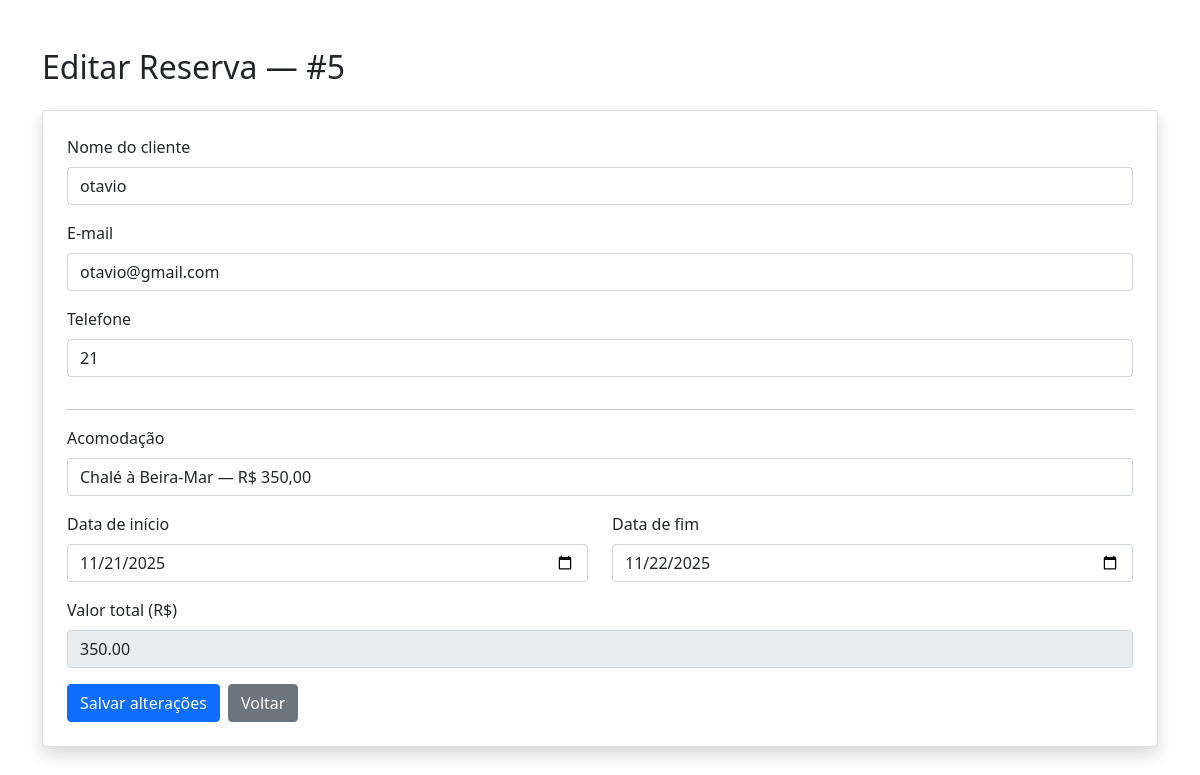
The app's page /3DAW-AV2-main/editar_reserva.php?id=5 with its own data.
### tables this page shows
CREATE TABLE `reservas` (
  `id` int(11) NOT NULL,
  `id_acomodacao` int(11) NOT NULL,
  `nome_cliente` varchar(150) NOT NULL,
  `email_cliente` varchar(150) NOT NULL,
  `telefone_cliente` varchar(30) NOT NULL,
  `data_inicio` date NOT NULL,
  `data_fim` date NOT NULL,
  `valor_total` decimal(10,2) NOT NULL,
  `data_reserva` timestamp NOT NULL DEFAULT current_timestamp()
);

### 3DAW-AV2-main/editar_reserva.php (the view, shortened to what this page needs)
<?php
require "conexao.php";
$id = intval($_GET['id']);
$stmt = $con->prepare("SELECT * FROM reservas WHERE id = ?");
$stmt->bind_param("i", $id);
$stmt->execute();
$reserva = $stmt->get_result()->fetch_assoc();
$res = $con->query("SELECT id, nome, preco FROM acomodacoes ORDER BY nome");
$acomodacoes = [];
while ($row = $res->fetch_assoc()) {
    $acomodacoes[] = $row;
}
?>
<!DOCTYPE html>
<html lang="pt-BR">
<head>
<link href="https://cdn.jsdelivr.net/npm/bootstrap@5.0.2/dist/css/bootstrap.min.css" rel="stylesheet">
</head>
<body>
<div class="container py-5">
    <h2 class="mb-4">Editar Reserva — #<?=htmlspecialchars($reserva['id'])?></h2>
    <form id="formEditar" action="atualizar_reserva.php" method="POST" class="card p-4 shadow">
        <div class="mb-3">
            <label class="form-label">Nome do cliente</label>
            <input type="text" class="form-control" name="nome_cliente" required
                   value="<?=htmlspecialchars($reserva['nome_cliente'])?>">
        </div>
        <div class="mb-3">
            <label class="form-label">E-mail</label>
            <input type="email" class="form-control" name="email_cliente" required
                   value="<?=htmlspecialchars($reserva['email_cliente'])?>">
        </div>
        <div class="mb-3">
            <label class="form-label">Telefone</label>
            <input type="text" class="form-control" name="telefone_cliente" required
                   value="<?=htmlspecialchars($reserva['telefone_cliente'])?>">
        </div>
        <hr>
        <div class="mb-3">
            <label class="form-label">Acomodação</label>
            <select name="id_acomodacao" id="id_acomodacao" class="form-control" required>
                <?php foreach($acomodacoes as $a):
                    $sel = ($a['id'] == $reserva['id_acomodacao']) ? 'selected' : '';
                ?>
                    <option value="<?= $a['id'] ?>" data-preco="<?= $a['preco'] ?>" <?= $sel ?>>
                        <?= htmlspecialchars($a['nome']) ?> — R$ <?= number_format($a['preco'], 2, ',', '.') ?>
                    </option>
                <?php endforeach; ?>
            </select>
        </div>
        <div class="row">
            <div class="col-md-6 mb-3">
                <label class="form-label">Data de início</label>
                <input type="date" class="form-control" name="data_inicio" id="data_inicio" required
                       value="<?=htmlspecialchars($reserva['data_inicio'])?>">
            </div>
            <div class="col-md-6 mb-3">
                <label class="form-label">Data de fim</label>
                <input type="date" class="form-control" name="data_fim" id="data_fim" required
                       value="<?=htmlspecialchars($reserva['data_fim'])?>">
            </div>
        </div>
        <div class="mb-3">
            <label class="form-label">Valor total (R$)</label>
            <input type="text" class="form-control" name="valor_total" id="valor_total" readonly
                   value="<?=number_format($reserva['valor_total'], 2, '.', '')?>">
        </div>
        <div class="d-flex gap-2">
            <button type="submit" class="btn btn-primary">Salvar alterações</button>
            <a href="admin_reservas.html" class="btn btn-secondary">Voltar</a>
        </div>
    </form>
</div>
</body>
</html>

### records on screen
reservas: id "5", nome_cliente "otavio", email_cliente "otavio@gmail.com", telefone_cliente "21", data_inicio "11/21/2025", data_fim "11/22/2025", valor_total "350.00"

### other values on screen
form field id_acomodacao "Chalé à Beira-Mar — R$ 350,00"
